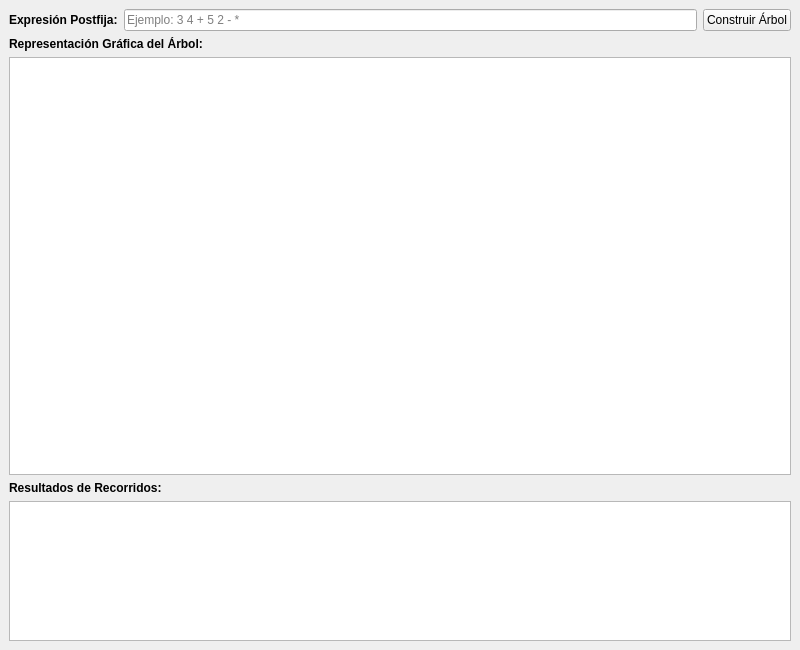
<?xml version="1.0" encoding="UTF-8"?>
<ui version="4.0">
 <class>MainWindow</class>
 <widget class="QMainWindow" name="MainWindow">
  <property name="geometry">
   <rect>
    <x>0</x>
    <y>0</y>
    <width>800</width>
    <height>650</height>
   </rect>
  </property>
  <property name="windowTitle">
   <string>Árbol de Expresiones Aritméticas</string>
  </property>
  <widget class="QWidget" name="centralwidget">
   <layout class="QVBoxLayout" name="verticalLayout">
    <item>
     <layout class="QHBoxLayout" name="horizontalLayout">
      <item>
       <widget class="QLabel" name="label_input">
        <property name="font">
         <font>
          <weight>75</weight>
          <bold>true</bold>
         </font>
        </property>
        <property name="text">
         <string>Expresión Postfija:</string>
        </property>
       </widget>
      </item>
      <item>
       <widget class="QLineEdit" name="txt_postfix">
        <property name="placeholderText">
         <string>Ejemplo: 3 4 + 5 2 - *</string>
        </property>
       </widget>
      </item>
      <item>
       <widget class="QPushButton" name="btn_build">
        <property name="text">
         <string>Construir Árbol</string>
        </property>
       </widget>
      </item>
     </layout>
    </item>
    <item>
     <widget class="QLabel" name="label_tree">
      <property name="font">
       <font>
        <weight>75</weight>
        <bold>true</bold>
       </font>
      </property>
      <property name="text">
       <string>Representación Gráfica del Árbol:</string>
      </property>
     </widget>
    </item>
    <item>
     <widget class="QGraphicsView" name="graphics_view"/>
    </item>
    <item>
     <widget class="QLabel" name="label_results">
      <property name="font">
       <font>
        <weight>75</weight>
        <bold>true</bold>
       </font>
      </property>
      <property name="text">
       <string>Resultados de Recorridos:</string>
      </property>
     </widget>
    </item>
    <item>
     <widget class="QTextEdit" name="txt_results">
      <property name="maximumSize">
       <size>
        <width>16777215</width>
        <height>140</height>
       </size>
      </property>
      <property name="readOnly">
       <bool>true</bool>
      </property>
     </widget>
    </item>
   </layout>
  </widget>
 </widget>
 <resources/>
 <connections/>
</ui>
